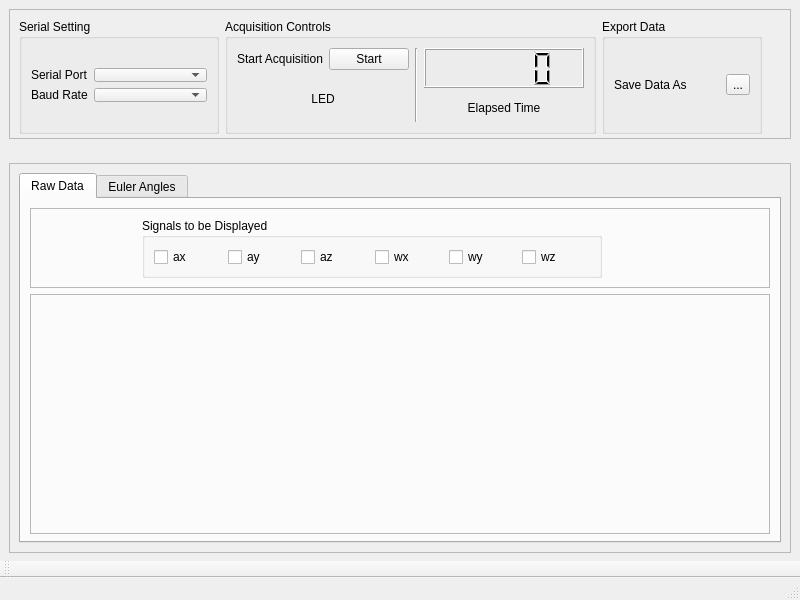
<?xml version="1.0" encoding="UTF-8"?>
<ui version="4.0">
 <class>MainWindow</class>
 <widget class="QMainWindow" name="MainWindow">
  <property name="geometry">
   <rect>
    <x>0</x>
    <y>0</y>
    <width>800</width>
    <height>600</height>
   </rect>
  </property>
  <property name="sizePolicy">
   <sizepolicy hsizetype="Minimum" vsizetype="Minimum">
    <horstretch>0</horstretch>
    <verstretch>0</verstretch>
   </sizepolicy>
  </property>
  <property name="minimumSize">
   <size>
    <width>800</width>
    <height>600</height>
   </size>
  </property>
  <property name="windowTitle">
   <string>MainWindow</string>
  </property>
  <widget class="QWidget" name="centralwidget">
   <layout class="QVBoxLayout" name="verticalLayout_2">
    <item>
     <widget class="QFrame" name="frame_2">
      <property name="minimumSize">
       <size>
        <width>780</width>
        <height>130</height>
       </size>
      </property>
      <property name="frameShape">
       <enum>QFrame::StyledPanel</enum>
      </property>
      <property name="frameShadow">
       <enum>QFrame::Raised</enum>
      </property>
      <layout class="QHBoxLayout" name="horizontalLayout">
       <item>
        <widget class="QGroupBox" name="groupBox">
         <property name="minimumSize">
          <size>
           <width>200</width>
           <height>115</height>
          </size>
         </property>
         <property name="title">
          <string>Serial Setting</string>
         </property>
         <layout class="QFormLayout" name="formLayout">
          <item row="0" column="0">
           <spacer name="verticalSpacer_2">
            <property name="orientation">
             <enum>Qt::Vertical</enum>
            </property>
            <property name="sizeType">
             <enum>QSizePolicy::Fixed</enum>
            </property>
            <property name="sizeHint" stdset="0">
             <size>
              <width>20</width>
              <height>40</height>
             </size>
            </property>
           </spacer>
          </item>
          <item row="1" column="0">
           <widget class="QLabel" name="label">
            <property name="text">
             <string>Serial Port</string>
            </property>
           </widget>
          </item>
          <item row="1" column="1">
           <widget class="QComboBox" name="comboBox_2"/>
          </item>
          <item row="2" column="0">
           <widget class="QLabel" name="label_2">
            <property name="text">
             <string>Baud Rate</string>
            </property>
           </widget>
          </item>
          <item row="2" column="1">
           <widget class="QComboBox" name="comboBox"/>
          </item>
          <item row="3" column="0">
           <spacer name="verticalSpacer_3">
            <property name="orientation">
             <enum>Qt::Vertical</enum>
            </property>
            <property name="sizeType">
             <enum>QSizePolicy::Fixed</enum>
            </property>
            <property name="sizeHint" stdset="0">
             <size>
              <width>20</width>
              <height>40</height>
             </size>
            </property>
           </spacer>
          </item>
         </layout>
        </widget>
       </item>
       <item>
        <widget class="QGroupBox" name="groupBox_2">
         <property name="minimumSize">
          <size>
           <width>371</width>
           <height>115</height>
          </size>
         </property>
         <property name="title">
          <string>Acquisition Controls</string>
         </property>
         <layout class="QVBoxLayout" name="verticalLayout_5">
          <item>
           <layout class="QHBoxLayout" name="horizontalLayout_4">
            <item>
             <layout class="QVBoxLayout" name="verticalLayout_4">
              <item>
               <layout class="QHBoxLayout" name="horizontalLayout_3">
                <item>
                 <widget class="QLabel" name="label_3">
                  <property name="text">
                   <string>Start Acquisition</string>
                  </property>
                 </widget>
                </item>
                <item>
                 <widget class="QPushButton" name="pushButton">
                  <property name="text">
                   <string>Start</string>
                  </property>
                 </widget>
                </item>
               </layout>
              </item>
              <item>
               <widget class="QLabel" name="label_4">
                <property name="text">
                 <string>LED</string>
                </property>
                <property name="alignment">
                 <set>Qt::AlignCenter</set>
                </property>
               </widget>
              </item>
             </layout>
            </item>
            <item>
             <layout class="QHBoxLayout" name="horizontalLayout_2">
              <item>
               <widget class="Line" name="line">
                <property name="orientation">
                 <enum>Qt::Vertical</enum>
                </property>
               </widget>
              </item>
              <item>
               <layout class="QVBoxLayout" name="verticalLayout_3">
                <item>
                 <widget class="QLCDNumber" name="lcdNumber">
                  <property name="minimumSize">
                   <size>
                    <width>150</width>
                    <height>40</height>
                   </size>
                  </property>
                 </widget>
                </item>
                <item>
                 <widget class="QLabel" name="label_5">
                  <property name="text">
                   <string>Elapsed Time</string>
                  </property>
                  <property name="alignment">
                   <set>Qt::AlignCenter</set>
                  </property>
                 </widget>
                </item>
               </layout>
              </item>
             </layout>
            </item>
           </layout>
          </item>
         </layout>
        </widget>
       </item>
       <item>
        <widget class="QGroupBox" name="groupBox_5">
         <property name="minimumSize">
          <size>
           <width>160</width>
           <height>115</height>
          </size>
         </property>
         <property name="title">
          <string>Export Data</string>
         </property>
         <layout class="QHBoxLayout" name="horizontalLayout_9">
          <item>
           <widget class="QLabel" name="label_6">
            <property name="sizePolicy">
             <sizepolicy hsizetype="Minimum" vsizetype="Fixed">
              <horstretch>0</horstretch>
              <verstretch>0</verstretch>
             </sizepolicy>
            </property>
            <property name="text">
             <string>Save Data As</string>
            </property>
           </widget>
          </item>
          <item>
           <widget class="QToolButton" name="toolButton">
            <property name="text">
             <string>...</string>
            </property>
           </widget>
          </item>
         </layout>
        </widget>
       </item>
       <item>
        <spacer name="horizontalSpacer_2">
         <property name="orientation">
          <enum>Qt::Horizontal</enum>
         </property>
         <property name="sizeHint" stdset="0">
          <size>
           <width>40</width>
           <height>20</height>
          </size>
         </property>
        </spacer>
       </item>
      </layout>
     </widget>
    </item>
    <item>
     <spacer name="verticalSpacer">
      <property name="orientation">
       <enum>Qt::Vertical</enum>
      </property>
      <property name="sizeType">
       <enum>QSizePolicy::Minimum</enum>
      </property>
      <property name="sizeHint" stdset="0">
       <size>
        <width>20</width>
        <height>18</height>
       </size>
      </property>
     </spacer>
    </item>
    <item>
     <widget class="QFrame" name="frame">
      <property name="sizePolicy">
       <sizepolicy hsizetype="Expanding" vsizetype="Expanding">
        <horstretch>0</horstretch>
        <verstretch>0</verstretch>
       </sizepolicy>
      </property>
      <property name="minimumSize">
       <size>
        <width>780</width>
        <height>390</height>
       </size>
      </property>
      <property name="frameShape">
       <enum>QFrame::StyledPanel</enum>
      </property>
      <property name="frameShadow">
       <enum>QFrame::Raised</enum>
      </property>
      <layout class="QVBoxLayout" name="verticalLayout">
       <property name="spacing">
        <number>6</number>
       </property>
       <item>
        <widget class="QTabWidget" name="tabWidget">
         <property name="currentIndex">
          <number>0</number>
         </property>
         <widget class="QWidget" name="tab">
          <attribute name="title">
           <string>Raw Data</string>
          </attribute>
          <layout class="QVBoxLayout" name="verticalLayout_7">
           <item>
            <widget class="QFrame" name="frame_4">
             <property name="sizePolicy">
              <sizepolicy hsizetype="Preferred" vsizetype="Fixed">
               <horstretch>0</horstretch>
               <verstretch>0</verstretch>
              </sizepolicy>
             </property>
             <property name="minimumSize">
              <size>
               <width>730</width>
               <height>80</height>
              </size>
             </property>
             <property name="frameShape">
              <enum>QFrame::StyledPanel</enum>
             </property>
             <property name="frameShadow">
              <enum>QFrame::Raised</enum>
             </property>
             <layout class="QHBoxLayout" name="horizontalLayout_6">
              <item>
               <spacer name="horizontalSpacer_3">
                <property name="orientation">
                 <enum>Qt::Horizontal</enum>
                </property>
                <property name="sizeHint" stdset="0">
                 <size>
                  <width>84</width>
                  <height>20</height>
                 </size>
                </property>
               </spacer>
              </item>
              <item>
               <widget class="QGroupBox" name="groupBox_3">
                <property name="minimumSize">
                 <size>
                  <width>460</width>
                  <height>60</height>
                 </size>
                </property>
                <property name="title">
                 <string>Signals to be Displayed</string>
                </property>
                <layout class="QHBoxLayout" name="horizontalLayout_5">
                 <item>
                  <widget class="QCheckBox" name="checkBox">
                   <property name="minimumSize">
                    <size>
                     <width>50</width>
                     <height>20</height>
                    </size>
                   </property>
                   <property name="text">
                    <string>ax</string>
                   </property>
                  </widget>
                 </item>
                 <item>
                  <widget class="QCheckBox" name="checkBox_2">
                   <property name="minimumSize">
                    <size>
                     <width>50</width>
                     <height>20</height>
                    </size>
                   </property>
                   <property name="text">
                    <string>ay</string>
                   </property>
                  </widget>
                 </item>
                 <item>
                  <widget class="QCheckBox" name="checkBox_3">
                   <property name="minimumSize">
                    <size>
                     <width>50</width>
                     <height>20</height>
                    </size>
                   </property>
                   <property name="text">
                    <string>az</string>
                   </property>
                  </widget>
                 </item>
                 <item>
                  <widget class="QCheckBox" name="checkBox_4">
                   <property name="minimumSize">
                    <size>
                     <width>50</width>
                     <height>20</height>
                    </size>
                   </property>
                   <property name="text">
                    <string>wx</string>
                   </property>
                  </widget>
                 </item>
                 <item>
                  <widget class="QCheckBox" name="checkBox_5">
                   <property name="minimumSize">
                    <size>
                     <width>50</width>
                     <height>20</height>
                    </size>
                   </property>
                   <property name="text">
                    <string>wy</string>
                   </property>
                  </widget>
                 </item>
                 <item>
                  <widget class="QCheckBox" name="checkBox_6">
                   <property name="sizePolicy">
                    <sizepolicy hsizetype="Preferred" vsizetype="Fixed">
                     <horstretch>0</horstretch>
                     <verstretch>0</verstretch>
                    </sizepolicy>
                   </property>
                   <property name="minimumSize">
                    <size>
                     <width>50</width>
                     <height>20</height>
                    </size>
                   </property>
                   <property name="text">
                    <string>wz</string>
                   </property>
                  </widget>
                 </item>
                </layout>
               </widget>
              </item>
              <item>
               <spacer name="horizontalSpacer">
                <property name="orientation">
                 <enum>Qt::Horizontal</enum>
                </property>
                <property name="sizeHint" stdset="0">
                 <size>
                  <width>158</width>
                  <height>20</height>
                 </size>
                </property>
               </spacer>
              </item>
             </layout>
            </widget>
           </item>
           <item>
            <widget class="QFrame" name="frame_3">
             <property name="sizePolicy">
              <sizepolicy hsizetype="Minimum" vsizetype="Minimum">
               <horstretch>0</horstretch>
               <verstretch>0</verstretch>
              </sizepolicy>
             </property>
             <property name="minimumSize">
              <size>
               <width>730</width>
               <height>240</height>
              </size>
             </property>
             <property name="frameShape">
              <enum>QFrame::StyledPanel</enum>
             </property>
             <property name="frameShadow">
              <enum>QFrame::Raised</enum>
             </property>
             <layout class="QVBoxLayout" name="verticalLayout_6">
              <item>
               <widget class="QCustomPlot" name="widget" native="true"/>
              </item>
             </layout>
            </widget>
           </item>
          </layout>
         </widget>
         <widget class="QWidget" name="tab_2">
          <attribute name="title">
           <string>Euler Angles</string>
          </attribute>
          <layout class="QVBoxLayout" name="verticalLayout_8">
           <item>
            <widget class="QFrame" name="frame_5">
             <property name="sizePolicy">
              <sizepolicy hsizetype="Preferred" vsizetype="Fixed">
               <horstretch>0</horstretch>
               <verstretch>0</verstretch>
              </sizepolicy>
             </property>
             <property name="minimumSize">
              <size>
               <width>730</width>
               <height>80</height>
              </size>
             </property>
             <property name="frameShape">
              <enum>QFrame::StyledPanel</enum>
             </property>
             <property name="frameShadow">
              <enum>QFrame::Raised</enum>
             </property>
             <layout class="QHBoxLayout" name="horizontalLayout_8">
              <item>
               <spacer name="horizontalSpacer_4">
                <property name="orientation">
                 <enum>Qt::Horizontal</enum>
                </property>
                <property name="sizeHint" stdset="0">
                 <size>
                  <width>176</width>
                  <height>20</height>
                 </size>
                </property>
               </spacer>
              </item>
              <item>
               <widget class="QGroupBox" name="groupBox_4">
                <property name="minimumSize">
                 <size>
                  <width>350</width>
                  <height>60</height>
                 </size>
                </property>
                <property name="title">
                 <string>Signals to be Displayed</string>
                </property>
                <layout class="QHBoxLayout" name="horizontalLayout_7">
                 <item>
                  <widget class="QCheckBox" name="checkBox_7">
                   <property name="minimumSize">
                    <size>
                     <width>50</width>
                     <height>20</height>
                    </size>
                   </property>
                   <property name="text">
                    <string>Roll</string>
                   </property>
                  </widget>
                 </item>
                 <item>
                  <widget class="QCheckBox" name="checkBox_8">
                   <property name="minimumSize">
                    <size>
                     <width>50</width>
                     <height>20</height>
                    </size>
                   </property>
                   <property name="text">
                    <string>Pitch</string>
                   </property>
                  </widget>
                 </item>
                 <item>
                  <widget class="QCheckBox" name="checkBox_9">
                   <property name="minimumSize">
                    <size>
                     <width>50</width>
                     <height>20</height>
                    </size>
                   </property>
                   <property name="text">
                    <string>Yaw</string>
                   </property>
                  </widget>
                 </item>
                </layout>
               </widget>
              </item>
              <item>
               <spacer name="horizontalSpacer_5">
                <property name="orientation">
                 <enum>Qt::Horizontal</enum>
                </property>
                <property name="sizeHint" stdset="0">
                 <size>
                  <width>176</width>
                  <height>20</height>
                 </size>
                </property>
               </spacer>
              </item>
             </layout>
            </widget>
           </item>
           <item>
            <widget class="QFrame" name="frame_6">
             <property name="minimumSize">
              <size>
               <width>730</width>
               <height>240</height>
              </size>
             </property>
             <property name="frameShape">
              <enum>QFrame::StyledPanel</enum>
             </property>
             <property name="frameShadow">
              <enum>QFrame::Raised</enum>
             </property>
             <layout class="QVBoxLayout" name="verticalLayout_9">
              <item>
               <widget class="QCustomPlot" name="widget_2" native="true"/>
              </item>
             </layout>
            </widget>
           </item>
          </layout>
         </widget>
        </widget>
       </item>
      </layout>
     </widget>
    </item>
   </layout>
  </widget>
  <widget class="QStatusBar" name="statusbar"/>
  <widget class="QToolBar" name="toolBar">
   <property name="windowTitle">
    <string>toolBar</string>
   </property>
   <attribute name="toolBarArea">
    <enum>BottomToolBarArea</enum>
   </attribute>
   <attribute name="toolBarBreak">
    <bool>false</bool>
   </attribute>
  </widget>
 </widget>
 <customwidgets>
  <customwidget>
   <class>QCustomPlot</class>
   <extends>QWidget</extends>
   <header>qcustomplot.h</header>
   <container>1</container>
  </customwidget>
 </customwidgets>
 <resources/>
 <connections/>
</ui>
